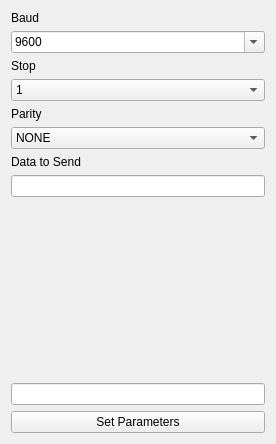
<?xml version="1.0" encoding="UTF-8"?>
<ui version="4.0">
 <class>UARTPatternUI</class>
 <widget class="QWidget" name="UARTPatternUI">
  <property name="geometry">
   <rect>
    <x>0</x>
    <y>0</y>
    <width>276</width>
    <height>444</height>
   </rect>
  </property>
  <property name="windowTitle">
   <string>Form</string>
  </property>
  <layout class="QGridLayout" name="gridLayout">
   <item row="5" column="1">
    <widget class="QComboBox" name="parityCombo">
     <item>
      <property name="text">
       <string>NONE</string>
      </property>
     </item>
     <item>
      <property name="text">
       <string>ODD</string>
      </property>
     </item>
     <item>
      <property name="text">
       <string>EVEN</string>
      </property>
     </item>
     <item>
      <property name="text">
       <string>MARK</string>
      </property>
     </item>
     <item>
      <property name="text">
       <string>SPACE</string>
      </property>
     </item>
    </widget>
   </item>
   <item row="6" column="1">
    <widget class="QLabel" name="label">
     <property name="text">
      <string>Data to Send</string>
     </property>
    </widget>
   </item>
   <item row="0" column="1">
    <widget class="QLabel" name="label_4">
     <property name="text">
      <string>Baud</string>
     </property>
    </widget>
   </item>
   <item row="2" column="1">
    <widget class="QLabel" name="label_3">
     <property name="text">
      <string>Stop</string>
     </property>
    </widget>
   </item>
   <item row="9" column="1">
    <widget class="QLineEdit" name="paramsOut">
     <property name="readOnly">
      <bool>true</bool>
     </property>
    </widget>
   </item>
   <item row="4" column="1">
    <widget class="QLabel" name="label_2">
     <property name="text">
      <string>Parity</string>
     </property>
    </widget>
   </item>
   <item row="7" column="1">
    <widget class="QLineEdit" name="dataEdit"/>
   </item>
   <item row="8" column="1">
    <spacer name="verticalSpacer">
     <property name="orientation">
      <enum>Qt::Vertical</enum>
     </property>
     <property name="sizeHint" stdset="0">
      <size>
       <width>20</width>
       <height>40</height>
      </size>
     </property>
    </spacer>
   </item>
   <item row="1" column="1">
    <widget class="QComboBox" name="baudCombo">
     <property name="editable">
      <bool>true</bool>
     </property>
     <property name="currentText">
      <string>9600</string>
     </property>
     <property name="currentIndex">
      <number>3</number>
     </property>
     <item>
      <property name="text">
       <string>1200</string>
      </property>
     </item>
     <item>
      <property name="text">
       <string>2400</string>
      </property>
     </item>
     <item>
      <property name="text">
       <string>4800</string>
      </property>
     </item>
     <item>
      <property name="text">
       <string>9600</string>
      </property>
     </item>
     <item>
      <property name="text">
       <string>14400</string>
      </property>
     </item>
     <item>
      <property name="text">
       <string>19200</string>
      </property>
     </item>
     <item>
      <property name="text">
       <string>28800</string>
      </property>
     </item>
     <item>
      <property name="text">
       <string>38400</string>
      </property>
     </item>
     <item>
      <property name="text">
       <string>57600</string>
      </property>
     </item>
     <item>
      <property name="text">
       <string>115200</string>
      </property>
     </item>
     <item>
      <property name="text">
       <string>230400</string>
      </property>
     </item>
    </widget>
   </item>
   <item row="3" column="1">
    <widget class="QComboBox" name="stopCombo">
     <item>
      <property name="text">
       <string>1</string>
      </property>
     </item>
     <item>
      <property name="text">
       <string>2</string>
      </property>
     </item>
     <item>
      <property name="text">
       <string>3</string>
      </property>
     </item>
    </widget>
   </item>
   <item row="10" column="1">
    <widget class="QPushButton" name="setUARTParameters">
     <property name="text">
      <string>Set Parameters</string>
     </property>
    </widget>
   </item>
  </layout>
 </widget>
 <resources/>
 <connections/>
</ui>
